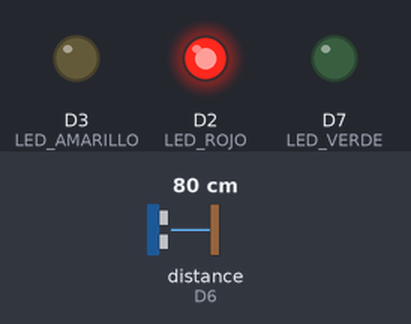
The sketch below on a simulated ESP8266 (NodeMCU). Parts: output pins drawn as LEDs (lit = HIGH). Wiring (inferred from the names in the program): ultrasonic range finder: trigger D5; echo D6. Inputs (shaded band) come from the test bench; at power-on: distance to the obstacle (sensor on D6) 80 cm. The echo pulse lasts 58.3 µs per cm; WiFi joins after 1.5 s; servers stay silent unless stated; pins used as bus, display or sensor lines are not drawn; what the sketch prints to the serial monitor is not drawn.

Above: at 3.2 s.
3.3 s: distance to the obstacle (sensor on D6) set to 16 cm
7.5 s: distance to the obstacle (sensor on D6) set to 13 cm
At 8.9 s:
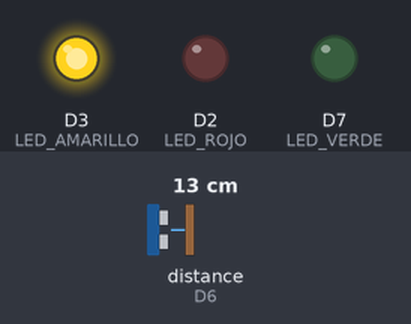
11.7 s: distance to the obstacle (sensor on D6) set to 6 cm
15.9 s: distance to the obstacle (sensor on D6) set to 3 cm
At 18.9 s:
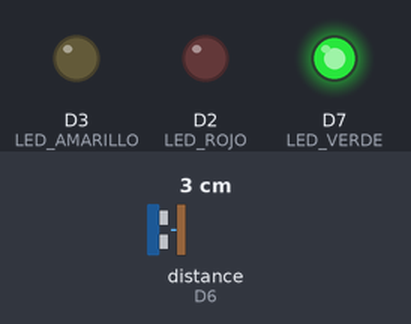
20.1 s: distance to the obstacle (sensor on D6) set to 9 cm
At 22.7 s:
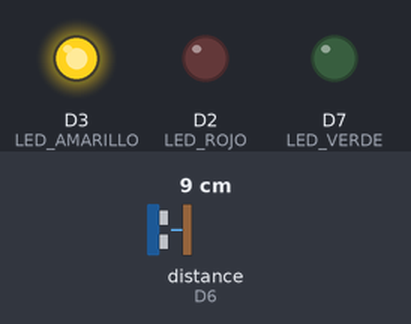
24.3 s: distance to the obstacle (sensor on D6) set to 2 cm
At 26.5 s:
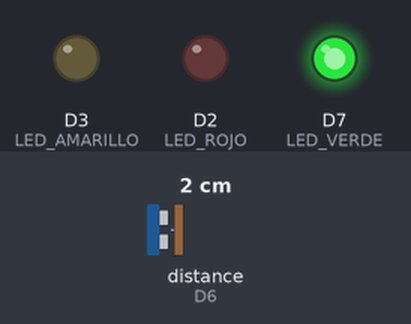
Timing chart, 0 to 28.0 s (numbered marks = the images above; inputs shaded):
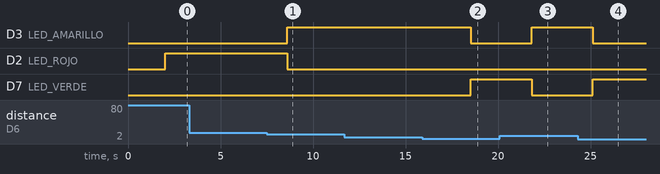

Measured:
- the behaviour switches between 15 and 14 cm on distance to the obstacle (sensor on D6) (found by bisection; images 0 and 1)
- the behaviour switches between 5 and 4 cm on distance to the obstacle (sensor on D6) (found by bisection; images 1 and 2)
- after the input at 3.3 s, every drawn part: stays the same
- after the input at 7.5 s, D3 (LED_AMARILLO): LOW → HIGH after 1.1 s; D2 (LED_ROJO): HIGH → LOW after 1.1 s
- after the input at 11.7 s, every drawn part: stays the same
- after the input at 15.9 s, D3 (LED_AMARILLO): HIGH → LOW after 2.6 s; D7 (LED_VERDE): LOW → HIGH after 2.6 s
- after the input at 20.1 s, D3 (LED_AMARILLO): LOW → HIGH after 1.7 s; D7 (LED_VERDE): HIGH → LOW after 1.7 s
- after the input at 24.3 s, D3 (LED_AMARILLO): HIGH → LOW after 0.82 s; D7 (LED_VERDE): LOW → HIGH after 0.82 s

The sketch:

arduino_medicion_wifi_datos_nube_funcional.ino
```cpp
#include <ESP8266WiFi.h>
#include <ThingSpeak.h>

#define PIN_TRIG D5
#define PIN_ECHO D6
#define LED_ROJO D2
#define LED_VERDE D7
#define LED_AMARILLO D3

const char* ssid = "moto g04";          // Reemplaza con el nombre de tu red WiFi
const char* password = "Elyiyo87.";     // Reemplaza con la contraseña de tu red
const char* server = "api.thingspeak.com";

unsigned long myChannelNumber = 2783033; // Reemplaza con el número de tu canal
const char* myWriteAPIKey = "3NY4VEP1MKQHOE2E"; // Reemplaza con tu clave API de escritura

WiFiClient client;

float tiempo;
float distancia;

void setup() {
   Serial.begin(9600);
   WiFi.begin(ssid, password);

   // Conectar a WiFi
   Serial.print("Conectando a WiFi");
   while (WiFi.status() != WL_CONNECTED) {
      delay(1000);
      Serial.print(".");
   }
   Serial.println("\nConexión establecida!");

   // Conectar a ThingSpeak
   ThingSpeak.begin(client);

   pinMode(PIN_TRIG, OUTPUT);
   pinMode(PIN_ECHO, INPUT);
   pinMode(LED_VERDE, OUTPUT);
   pinMode(LED_ROJO, OUTPUT);
   pinMode(LED_AMARILLO, OUTPUT);
}

void loop() {
   // Medir distancia
   digitalWrite(PIN_TRIG, HIGH);
   delayMicroseconds(1);
   digitalWrite(PIN_TRIG, LOW);

   tiempo = pulseIn(PIN_ECHO, HIGH);
   distancia = tiempo / 58.2;

   Serial.print("Distancia: ");
   Serial.println(distancia);

   // Control de LEDs según la distancia (lógica corregida)
   if (distancia <= 5) { // Nivel cercano al sensor (estanque lleno)
      digitalWrite(LED_VERDE, HIGH);   // Enciende LED verde
      digitalWrite(LED_AMARILLO, LOW); // Apaga LED amarillo
      digitalWrite(LED_ROJO, LOW);     // Apaga LED rojo
   }
   else if (distancia > 5 && distancia <= 15) { // Nivel intermedio
      digitalWrite(LED_VERDE, LOW);    // Apaga LED verde
      digitalWrite(LED_AMARILLO, HIGH); // Enciende LED amarillo
      digitalWrite(LED_ROJO, LOW);     // Apaga LED rojo
   }
   else { // Nivel bajo (estanque casi vacío)
      digitalWrite(LED_VERDE, LOW);    // Apaga LED verde
      digitalWrite(LED_AMARILLO, LOW); // Apaga LED amarillo
      digitalWrite(LED_ROJO, HIGH);    // Enciende LED rojo
   }

   // Enviar datos a ThingSpeak
   int response = ThingSpeak.writeField(myChannelNumber, 1, distancia, myWriteAPIKey);
   if (response == 200) {
      Serial.println("Datos enviados a ThingSpeak correctamente.");
   } else {
      Serial.print("Error al enviar datos. Código: ");
      Serial.println(response);
   }

   delay(3000); //

}
```
